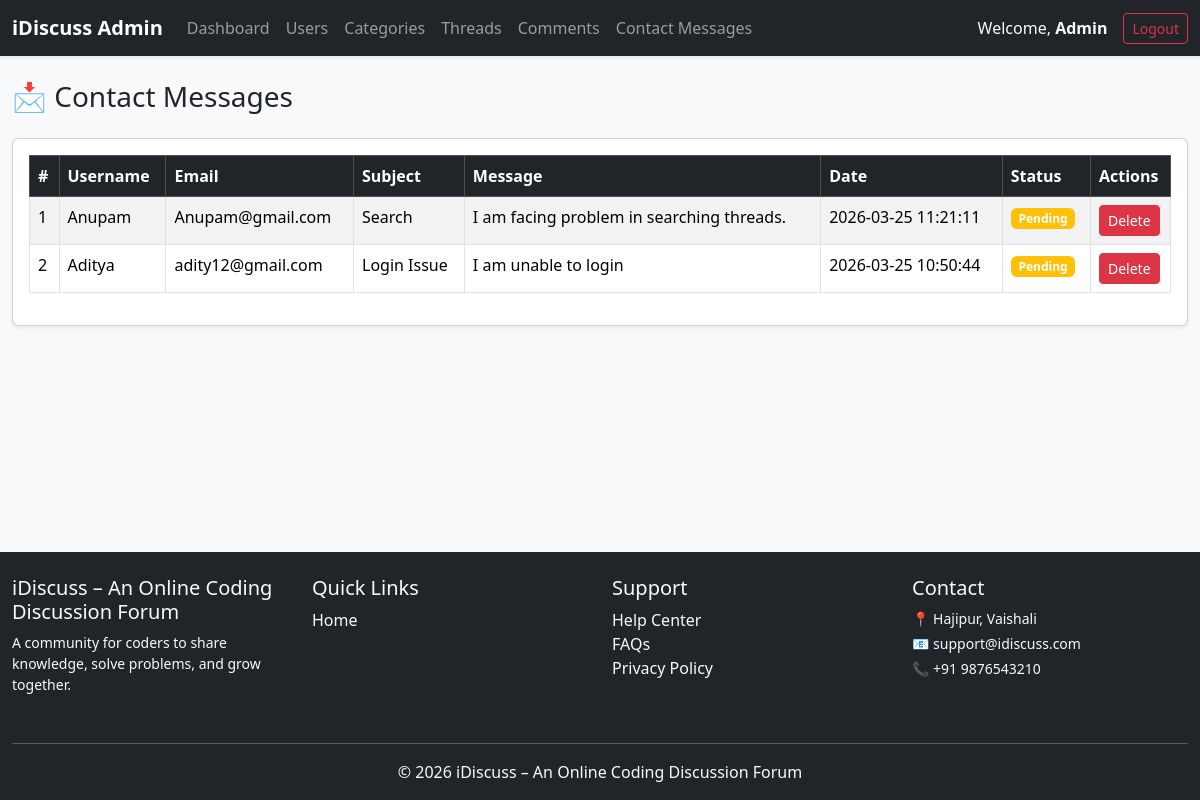
The app's page /admin/contact_messages.php (signed in) with its own data.
### tables this page shows
CREATE TABLE `contact_messages` (
  `id` int(8) NOT NULL,
  `user_id` int(8) DEFAULT NULL,
  `name` varchar(100) NOT NULL,
  `email` varchar(100) NOT NULL,
  `subject` varchar(255) NOT NULL,
  `message` text NOT NULL,
  `created_at` datetime DEFAULT current_timestamp(),
  `status` varchar(20) DEFAULT 'Pending'
);

### admin/contact_messages.php (the view, shortened to what this page needs)
<?php
require '../dbconnect.php';
require 'partials/header.php';
?>
<div class="content">
<h3 class="mb-4">📩 Contact Messages</h3>
<div class="card shadow-sm">
<div class="card-body">
<table class="table table-bordered table-striped">
<thead class="table-dark">
<tr>
    <th>#</th>
    <th>Username</th>
    <th>Email</th>
    <th>Subject</th>
    <th>Message</th>
    <th>Date</th>
    <th>Status</th>
    <th width="80">Actions</th>
</tr>
</thead>
<tbody>
<?php
$sql = "SELECT * FROM contact_messages ORDER BY id DESC";
$result = mysqli_query($con, $sql);
$i = 1;
while ($row = mysqli_fetch_assoc($result)) {
?>
<tr>
    <td><?= $i++ ?></td>
    <td><?= htmlspecialchars($row['name']) ?></td>
    <td><?= htmlspecialchars($row['email']) ?></td>
    <td><?= htmlspecialchars($row['subject']) ?></td>
    <td><?= htmlspecialchars($row['message']) ?></td>
    <td><?= $row['created_at'] ?></td>
    <td>
        <span class="badge bg-<?= ($row['status']=='Pending' ? 'warning' : 'success') ?>">
            <?= $row['status'] ?>
        </span>
    </td>
    <td>
        <button
            class="btn btn-danger btn-sm"
            data-bs-toggle="modal"
            data-bs-target="#deleteModal"
            data-id="<?= $row['id'] ?>">
            Delete
        </button>
    </td>
</tr>
<?php } ?>
</tbody>
</table>
</div>
</div>
</div>
<?php require 'partials/footer.php'; ?>

### admin/style.css (style rules this page uses)
html, body { height: 100%; margin: 0; }
body { display: flex; flex-direction: column; min-height: 100vh; background-color: #f4f6f9; font-family: "Segoe UI", Tahoma, Geneva, Verdana, sans-serif; }
.content { flex: 1; }

### records on screen
contact_messages: name "Anupam", email "Anupam@gmail.com", subject "Search", message "I am facing problem in searching threads.", created_at "2026-03-25 11:21:11", status "Pending"
contact_messages: name "Aditya", email "adity12@gmail.com", subject "Login Issue", message "I am unable to login", created_at "2026-03-25 10:50:44", status "Pending"

### other values on screen
$_SESSION['username'] "Admin"
